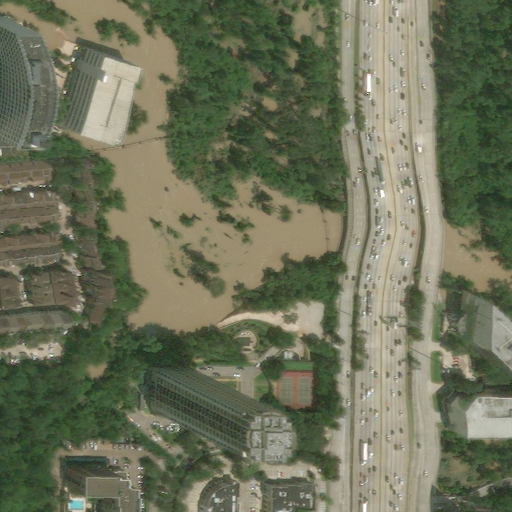
#> input picture App/data/harvey-hurricane/hurricane-harvey_00000003_post_disaster.png, 1024 x 1024 px (shown at 1/2 size)
$ python decrypt.py
#> lines starting #> are read from the running program, lines starting #| are printed output that depends on the picture

def rotate(front,back,top,bottom,left,right,itr,i,c):
    import numpy as  np
    sz=front.shape[0]

    if itr == 1:
        front,back,top,bottom,left,right = right,left,np.rot90(top,3),np.rot90(bottom,1),front,back
    elif itr == 2 :
        front,back,top,bottom,left,right = top,np.rot90(bottom,2),np.rot90(back,2),front,np.rot90(left,3),np.rot90(right,1)


    if c == 0:
        temp = np.copy(front[i])
        front[i]= right[i]
        right[i]=back[i]
        back[i]=left[i]
        left[i]=temp
        if i == 0:
            top = np.rot90(top,3)
        elif i == sz-1:
            bottom = np.rot90(bottom,1)
    elif c == 1:
        temp = np.copy(front[i])
        front[i]= left[i]
        left[i]=back[i]
        back[i]=right[i]
        right[i]=temp
        if i == 0:
            top = np.rot90(top,1)
        elif i == sz-1:
            bottom = np.rot90(bottom,3)
    elif c == 2:
        temp = np.copy(front[:,i])
        front[:,i]= bottom[:,i]
        bottom[:,i]=np.flip(back[:,sz-i-1])
        back[:,sz-i-1]=np.flip(top[:,i])
        top[:,i]=temp
        if i == 0:
            left = np.rot90(left,1)
        elif i == sz-1:
            right = np.rot90(right,3)
    else:
        temp = np.copy(front[:,i])
        front[:,i]= top[:,i]
        top[:,i]=np.flip(back[:,sz-i-1])
        back[:,sz-i-1]=np.flip(bottom[:,i])
        bottom[:,i]=temp
        if i == 0:
            left = np.rot90(left,3)
        elif i == sz-1:
            right = np.rot90(right,1)

    if itr == 1:
        temp  = np.copy(front)
        front = left
        left = back
        back = right
        top = np.rot90(top,1)
        bottom = np.rot90(bottom,3)
        right = temp
    elif itr == 2:
        temp = np.copy(front)
        front = bottom
        bottom = np.rot90(back,2)
        back = np.rot90(top,2)
        top = temp
        left = np.rot90(left,1)
        right = np.rot90(right,3)

    return front,back,top,bottom,left,right

def logistic_key(x, r, size):
    key = []
    for i in range(size):
        x = r*x*(1-x)
        key.append(int((x*pow(10, 16))%256))
    return key

def decrypt():
    from tkinter import Tk
    from tkinter.filedialog import askopenfilename
    import numpy as np
    from PIL import Image
    Tk().withdraw()
    path = askopenfilename()
#> the answer given: ../App/data/harvey-hurricane/hurricane-harvey_00000003_post_disaster.png
    img = Image.open(path)
#> img is the input picture: PIL image 1024x1024 RGB; mean R, G, B 108.5, 112.9, 88.7
    img = np.array(img)

    finalencimage  = np.copy(img)
    shrya = np.copy(img)
    for ii in range(3):
        wholeimg  = np.copy(shrya[:,:,ii])
        img = np.copy(wholeimg)

        front = np.zeros(img.shape)
        back = np.zeros(img.shape)
        top = np.zeros(img.shape)
        bottom = np.zeros(img.shape)
        left = np.zeros(img.shape)
        right = np.zeros(img.shape)

        key = logistic_key(0.01, 3.85, img.shape[0]*img.shape[1])
        l =0
        for i in range(img.shape[0]):
            for j in range(img.shape[1]):
                img[i,j] ^= key[l]
                pix = [int(k) for k in list('{0:08b}'.format(img[i,j]))]
                front[i][j] = pix[0]
                back[i][j]=pix[1]
                top[i][j]=pix[2]
                bottom[i][j]=pix[3]
                left[i][j]=pix[4]
                right[i][j]=pix[5]
                l+=1

        inv = {
            1:0,
            2:3,
            3:2,
            0:1
        }

        l=img.shape[0]*3-1
        for  i  in reversed(range(3)):
            for j in reversed(range(front.shape[0])):
                front,back,top,bottom,left,right = rotate(front,back,top,bottom,left,right,i,j, inv[key[l]%4])
                l-=1

        for i in range(img.shape[0]):
            for j in range(img.shape[1]):
                img[i][j] = 0
                pix = [int(k) for k in list('{0:08b}'.format(wholeimg[i,j]))]
                img[i][j] += (np.uint64(front[i][j])<<np.uint64(7))
                img[i][j] += (np.uint64(back[i][j])<<np.uint64(6))
                img[i][j] += (np.uint64(top[i][j])<<np.uint64(5))
                img[i][j] += (np.uint64(bottom[i][j])<<np.uint64(4))
                img[i][j] += (np.uint64(left[i][j])<<np.uint64(3))
                img[i][j] += (np.uint64(right[i][j])<<np.uint64(2))
                img[i][j] += (pix[6]<<1)
                img[i][j] += (pix[7])


        for x in range(1024):
            for y in range(1024):
                finalencimage[x][y][ii] = img[x][y]
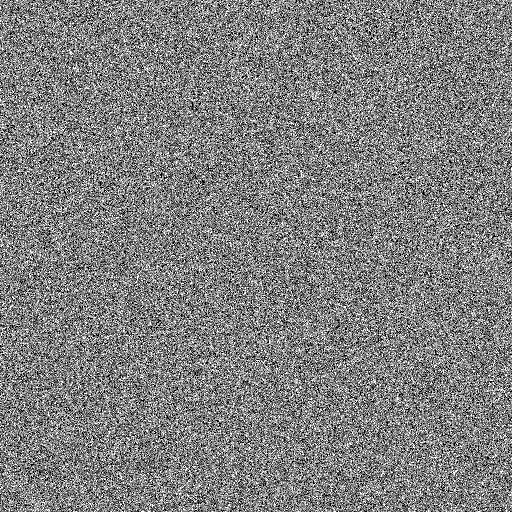
#> back: shape (1024, 1024) float64 (shown at 1/2 size); values 0 (black) and 1 (white), 50% white in thin lines or dots
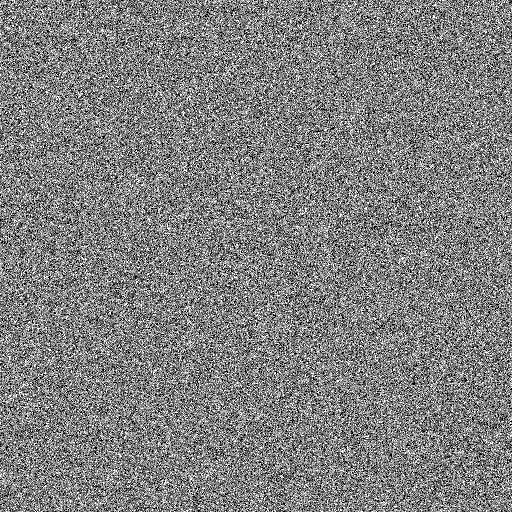
#> bottom: shape (1024, 1024) float64 (shown at 1/2 size); values 0 (black) and 1 (white), 50% white; black in thin lines or dots
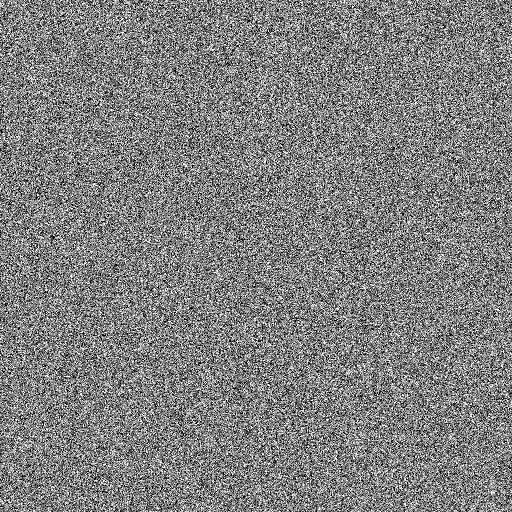
#> front: shape (1024, 1024) float64 (shown at 1/2 size); values 0 (black) and 1 (white), 50% white in thin lines or dots
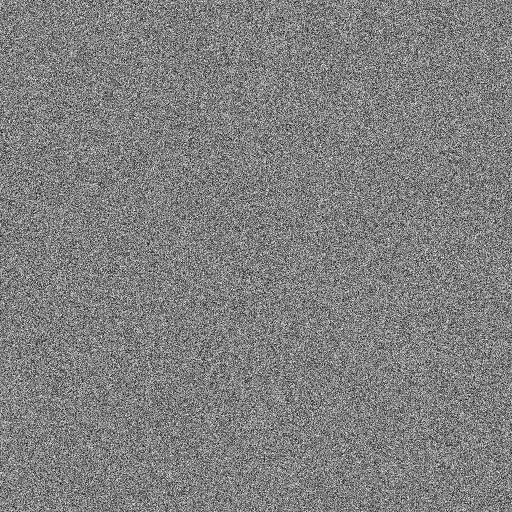
#> img: shape (1024, 1024) (shown at 1/2 size); min 0, max 255, mean 127.5
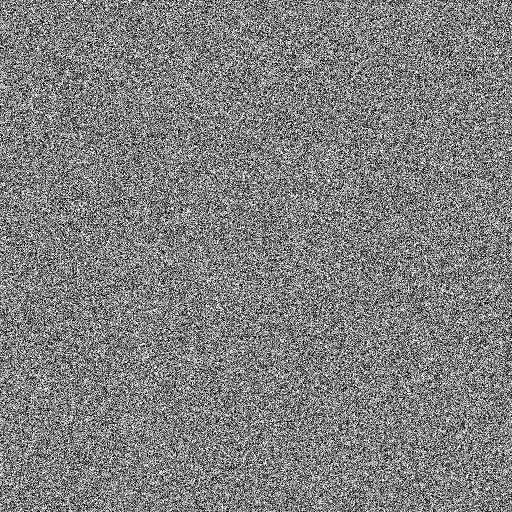
#> left: shape (1024, 1024) float64 (shown at 1/2 size); values 0 (black) and 1 (white), 49.9% white in thin lines or dots
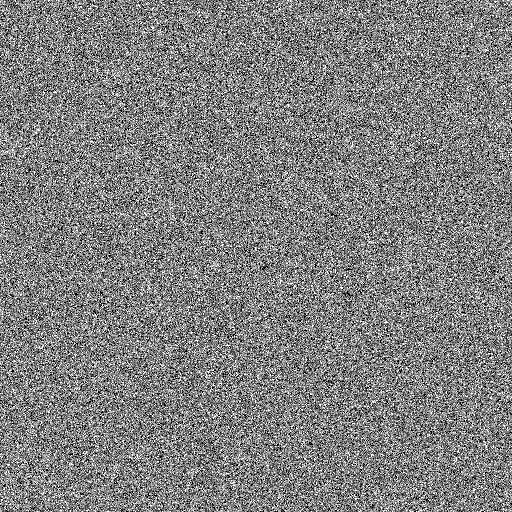
#> right: shape (1024, 1024) float64 (shown at 1/2 size); values 0 (black) and 1 (white), 50% white in thin lines or dots
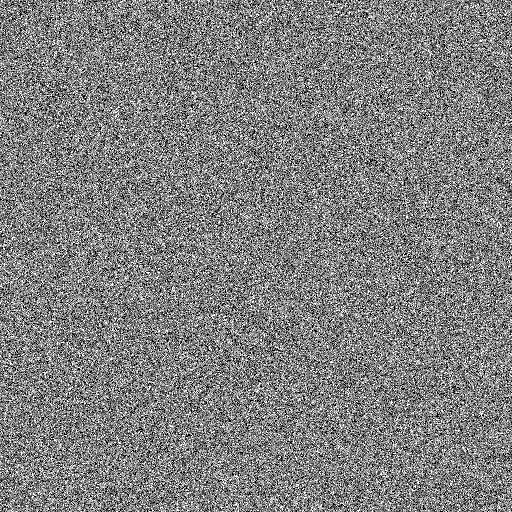
#> top: shape (1024, 1024) float64 (shown at 1/2 size); values 0 (black) and 1 (white), 50% white in thin lines or dots

    finalencimage = Image.fromarray(finalencimage)
    finalencimage.save(path)

if __name__=='__main__':
#> (the run stopped early here; a loop or call above may not have finished)
